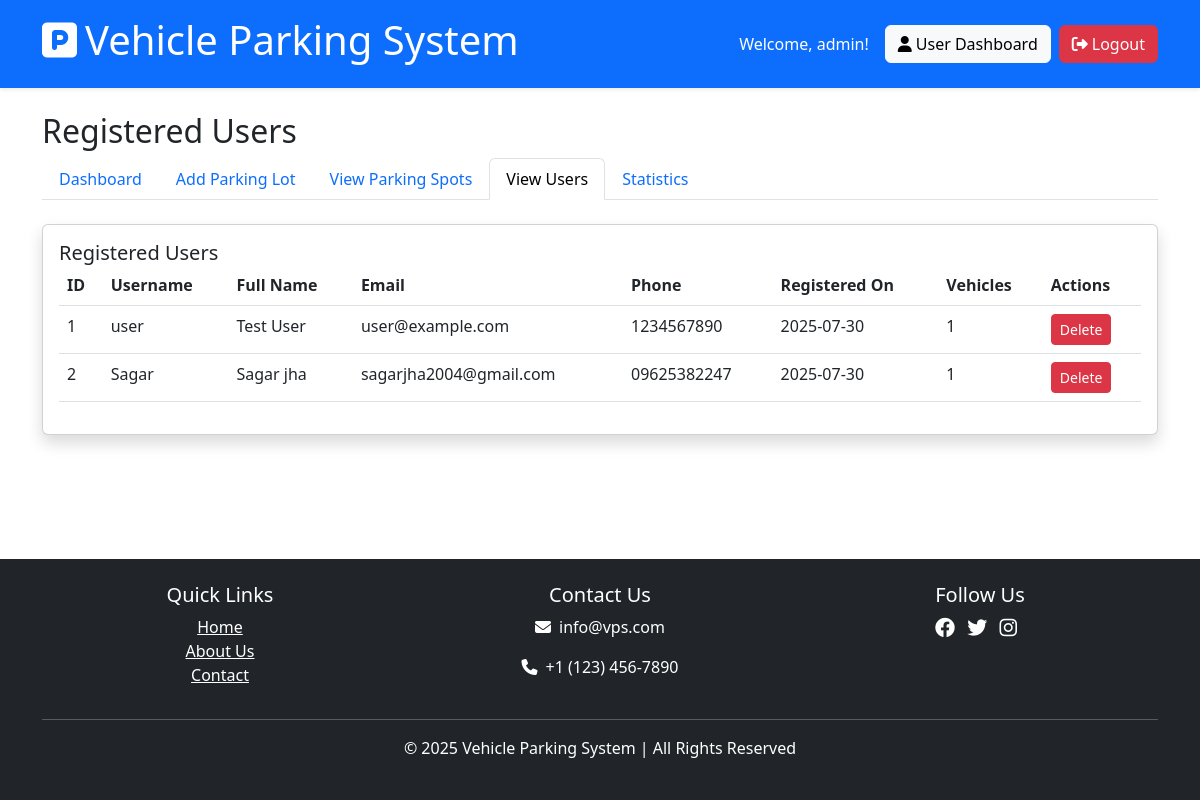
Screenshot of /admin/view_user (signed in) with the database file from the repository.
### models/admin.py (models this page shows, shortened)
class Admin(db.Model, UserMixin):
    __tablename__ = 'admin'
    id = db.Column(db.Integer, primary_key=True)
    username = db.Column(db.String(100), unique=True, nullable=False)
    password_hash = db.Column(db.String(200), nullable=False)

### models/user.py (models this page shows, shortened)
class User(db.Model, UserMixin):
    id = db.Column(db.Integer, primary_key=True)
    username = db.Column(db.String(100), unique=True, nullable=False)
    email = db.Column(db.String(120), unique=True, nullable=False)
    password_hash = db.Column(db.String(200), nullable=False)
    first_name = db.Column(db.String(50))
    last_name = db.Column(db.String(50))
    phone = db.Column(db.String(20))
    registered_on = db.Column(db.DateTime, default=lambda: datetime.now(timezone.utc))
    bookings = db.relationship('Booking', backref='user', lazy=True, cascade="all, delete-orphan")
    vehicles = db.relationship('Vehicle', backref='owner', lazy=True, cascade="all, delete-orphan")
    @property
    def password(self):
        raise AttributeError('password is not a readable attribute')

### routes/admin_routes.py (the view)
@admin_bp.route('/view_user')
@login_required
@admin_required
def view_user():
    users = User.query.all()
    return render_template('admin/view_user.html', users=users)

### extensions.py (called while the page is built)
@login_manager.user_loader
def load_user(user_id):
    from models.admin import Admin
    from models.user import User
    admin = Admin.query.get(int(user_id))
    if admin:
        return admin
    return User.query.get(int(user_id))

### routes/admin_routes.py (called while the page is built, shortened)
def admin_required(f):
    @wraps(f)
    def decorated_function(*args, **kwargs):
        if not current_user.is_authenticated:
            flash('Please login to access this page.', 'warning')
            return redirect(url_for('admin.login'))
        return f(*args, **kwargs)
    return decorated_function

### templates/admin/view_user.html (shortened to what this page needs)
{% extends 'shared/base.html' %}
{% block content %}
<div class="row mb-4">
    <div class="col-12">
        <h2>Registered Users</h2>
        <nav>
            <div class="nav nav-tabs" id="nav-tab" role="tablist">
                <a class="nav-link" href="{{ url_for('admin.dashboard') }}">Dashboard</a>
                <a class="nav-link" href="{{ url_for('admin.add_parking_lot') }}">Add Parking Lot</a>
                <a class="nav-link" href="{{ url_for('admin.view_parking_spots') }}">View Parking Spots</a>
                <a class="nav-link active" href="{{ url_for('admin.view_user') }}">View Users</a>
                <a class="nav-link" href="{{ url_for('admin.statistics') }}">Statistics</a>
            </div>
        </nav>
    </div>
</div>
<div class="row">
    <div class="col-12">
        <div class="card shadow">
            <div class="card-body">
                <h5 class="card-title mb-0">Registered Users</h5>
                {% if users %}
                <div class="table-responsive">
                    <table class="table table-hover">
                        <thead>
                            <tr>
                                <th>ID</th>
                                <th>Username</th>
                                <th>Full Name</th>
                                <th>Email</th>
                                <th>Phone</th>
                                <th>Registered On</th>
                                <th>Vehicles</th>
                                <th>Actions</th>
                            </tr>
                        </thead>
                        <tbody>
                            {% for user in users %}
                            <tr>
                                <td>{{ user.id }}</td>
                                <td>{{ user.username }}</td>
                                <td>{{ user.first_name }} {{ user.last_name }}</td>
                                <td>{{ user.email }}</td>
                                <td>{{ user.phone or 'N/A' }}</td>
                                <td>{{ user.registered_on.strftime('%Y-%m-%d') }}</td>
                                <td>{{ user.vehicles|length }}</td>
                                <td>
                                    <form method="POST" action="{{ url_for('admin.delete_user', user_id=user.id) }}" onsubmit="return confirm('Are you sure you want to delete this user?');">
                                        <button type="submit" class="btn btn-sm btn-danger">Delete</button>
                                    </form>
                                </td>
                            </tr>
                            {% endfor %}
                        </tbody>
                    </table>
                </div>
                {% else %}
                    <p>No registered users found.</p>
                {% endif %}
            </div>
        </div>
    </div>
</div>
{% endblock %}

### templates/shared/base.html (shortened to what this page needs)
<!DOCTYPE html>
<html lang="en">
<head>
    <link rel="stylesheet" href="{{ url_for('static', filename='css/style.css') }}">
    <link href="https://cdn.jsdelivr.net/npm/bootstrap@5.3.0/dist/css/bootstrap.min.css" rel="stylesheet">
    <link rel="stylesheet" href="https://cdnjs.cloudflare.com/ajax/libs/font-awesome/6.4.0/css/all.min.css">
</head>
<body class="d-flex flex-column min-vh-100">
    <header class="bg-primary text-white p-3 shadow-sm">
        <div class="container">
            <div class="d-flex justify-content-between align-items-center">
                <a href="{{ url_for('main.index') }}" class="text-white text-decoration-none">
                    <h1><i class="fas fa-parking me-2"></i>Vehicle Parking System</h1>
                </a>
                <nav class="navbar-nav d-flex flex-row">
                    {% if current_user.is_authenticated %}
                        <div class="d-flex align-items-center">
                            <span class="me-3">Welcome, {{ current_user.username }}!</span>
                            {% if current_user.is_admin %}
                                <a href="{{ url_for('admin.dashboard') }}" class="btn btn-light me-2">
                                    <i class="fas fa-tachometer-alt me-1"></i>Admin Dashboard
                                </a>
                            {% else %}
                                <a href="{{ url_for('user.dashboard') }}" class="btn btn-light me-2">
                                    <i class="fas fa-user me-1"></i>User Dashboard
                                </a>
                            {% endif %}
                            <a href="{{ url_for('auth.logout') }}" class="btn btn-danger">
                                <i class="fas fa-sign-out-alt me-1"></i>Logout
                            </a>
                        </div>
                    {% endif %}
                </nav>
            </div>
        </div>
    </header>
    <main class="flex-grow-1">
        <div class="container mt-4">
            {% block content %}{% endblock %}
        </div>
    </main>
    <footer class="mt-5 p-4 bg-dark text-white text-center">
        <div class="container">
            <div class="row">
                <div class="col-md-4">
                    <h5>Quick Links</h5>
                    <ul class="list-unstyled">
                        <li><a href="{{ url_for('main.index') }}" class="text-white">Home</a></li>
                        <li><a href="{{ url_for('main.about') }}" class="text-white">About Us</a></li>
                        <li><a href="{{ url_for('main.contact') }}" class="text-white">Contact</a></li>
                    </ul>
                </div>
                <div class="col-md-4">
                    <h5>Contact Us</h5>
                    <p><i class="fas fa-envelope me-2"></i>info@vps.com</p>
                    <p><i class="fas fa-phone me-2"></i>+1 (123) 456-7890</p>
                </div>
                <div class="col-md-4">
                    <h5>Follow Us</h5>
                    <div class="social-icons">
                        <a href="#" class="text-white me-2"><i class="fab fa-facebook fa-lg"></i></a>
                        <a href="#" class="text-white me-2"><i class="fab fa-twitter fa-lg"></i></a>
                        <a href="#" class="text-white me-2"><i class="fab fa-instagram fa-lg"></i></a>
                    </div>
                </div>
            </div>
            <hr class="my-3">
            <p>&copy; 2025 Vehicle Parking System | All Rights Reserved</p>
        </div>
    </footer>
</body>
</html>

### rows the page displays
Admin: username "admin"
User: id "1", username "user", first_name "Test", last_name "User", email "user@example.com", phone "1234567890", registered_on "2025-07-30", vehicles|length "1"
User: id "2", username "Sagar", first_name "Sagar", last_name "jha", email "sagarjha2004@gmail.com", phone "09625382247", registered_on "2025-07-30", vehicles|length "1"
